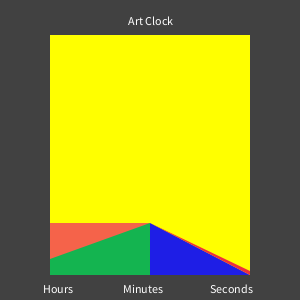
Frame 1 (no input)
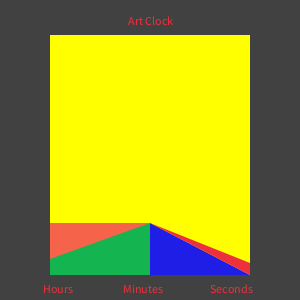
Frame 60 (the mouse pressed at the canvas centre just before this capture)
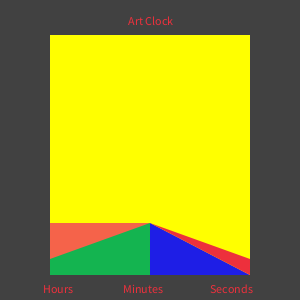
Frame 120 (the mouse held since frame 60 and released just before this capture)

The Processing sketch that drew these frames (run headless with seeded random() and noise(); from frame 60 on, the mouse is pressed at the canvas centre):

// Processing sketch: processing_80180
// ── processing_80180.pde


void setup() {
    size(300, 300);
}
 
void draw() {
    int s = second()*4;       //Values from 0 - 59
    int m = minute()*4;       //Values from 0 - 59
    int h = hour()*4;         //Values from 0 - 23
    float deg = 180;            //Value for rotating
    float rad = radians(deg);   //Value in degrees
    float distance = 34.8;      //Distance used in math
     
    background(65);
     
    //stroke(255);
    textAlign(CENTER);
    text("Art Clock", width/2, 25);
  
    //Bottom text
    text("Hours", 58, 293);
    text("Minutes", 143, 293);
    text("Seconds", 231, 293);
     
    //Graphs
    noStroke();
    translate(150, 275);
    rotate(rad);
    
    fill(255, 255, 0);
    rect(-100, 0, 200, 240);  
    
    fill(20,180,80);      //Hour Block
    rect(0, 0, 100, m);    
    fill(245,99,74);      //Minute Block
    triangle(0, m, 100, h, 100, m);
     
    fill(30,30,230); 
    triangle(0, 0, 0, m, -100, 0);
    fill(237,48,60);      //Second Block
    triangle(-100, 0, -100, s, 0, m);
}
